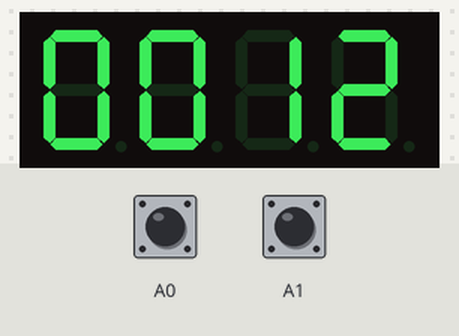
Simulated run of this sketch. Board: Arduino Uno, built with avr-gcc and run on an emulated ATmega328P. Shown: 4-digit seven-segment display. Inputs (shaded band) come from the test bench; at power-on: A0 HIGH, A1 HIGH.

Above: at 1.25 s.
1.3 s: A0 pulled LOW for 3.2 s
At 2.3 s:
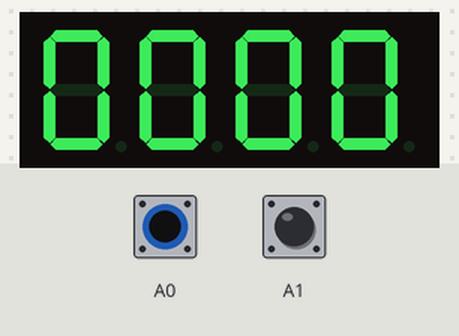
5.1 s: A1 pulled LOW for 1 s
At 5.15 s:
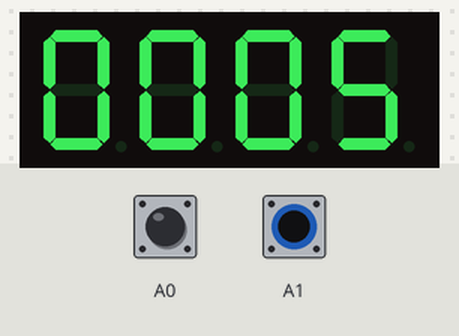
6.7 s: A1 pulled LOW for 1 s
At 6.75 s:
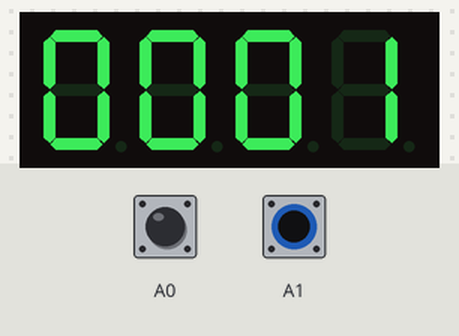

The sketch:

SevSeg_Counter4.1.3.ino
```cpp
#include "SevSeg.h"
SevSeg sevseg;
float Analogin;
void setup()
{
  byte numDigits = 4;
  byte digitPins[] = {7,3,4,8};
  byte segmentPins[] = {6,5,10,12,13,2,9,11};
  pinMode(A0,INPUT_PULLUP);
  pinMode(A1,INPUT_PULLUP);

  bool resistorsOnSegments = false; // 'false' means resistors are on digit pins
  byte hardwareConfig = COMMON_CATHODE; // See README.md for options
  bool updateWithDelays = false; // Default. Recommended
  bool leadingZeros = false; // Use 'true' if you'd like to keep the leading zeros
  sevseg.begin(COMMON_CATHODE, numDigits, digitPins,segmentPins);
  sevseg.setBrightness(90);
}

void loop()
{
  static unsigned long timer = millis();
  static int minute=59;
  static int hour=23;
  static int Pin10,Pin11;
  int step;
  Pin10 = digitalRead (A0); // Reset
  Pin11 = digitalRead (A1);// Reverse

  if(millis()>=timer)
  {
    if (Pin11 ==LOW)
      step = -1; // Reverse
    else
      step = 1;
    sevseg.setNumber(hour * 100 + minute, 4);
    minute = minute + step;
    if (minute == 60)
    {
      if( ++minute>=60)
      {
      minute=0;
      if( ++ hour >=24)
        hour=0;
      }
    } // overflow
    if (minute == -1)
    {
      minute = 59;
      if (hour == 0)
        hour = 23;
      else
        hour--;
    }

    if (Pin10 == LOW)
     {
      minute = 0;
      hour = 0;
     }
    timer +=100;

     sevseg.setNumber(hour * 100 + minute, 4);
   }

  for(int i=0;i<10;i++)
      sevseg.refreshDisplay();

}
```
